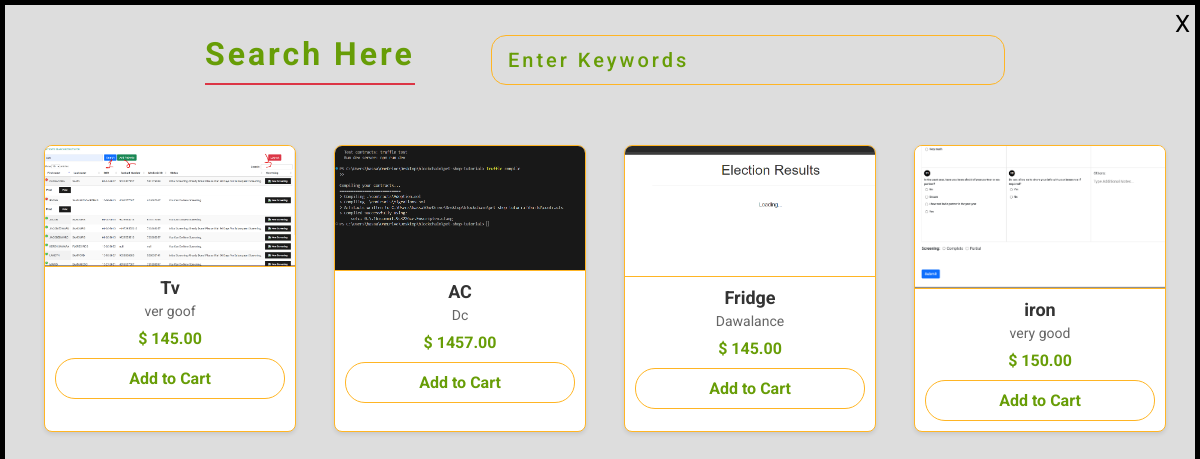
The app's page /search/, older data.
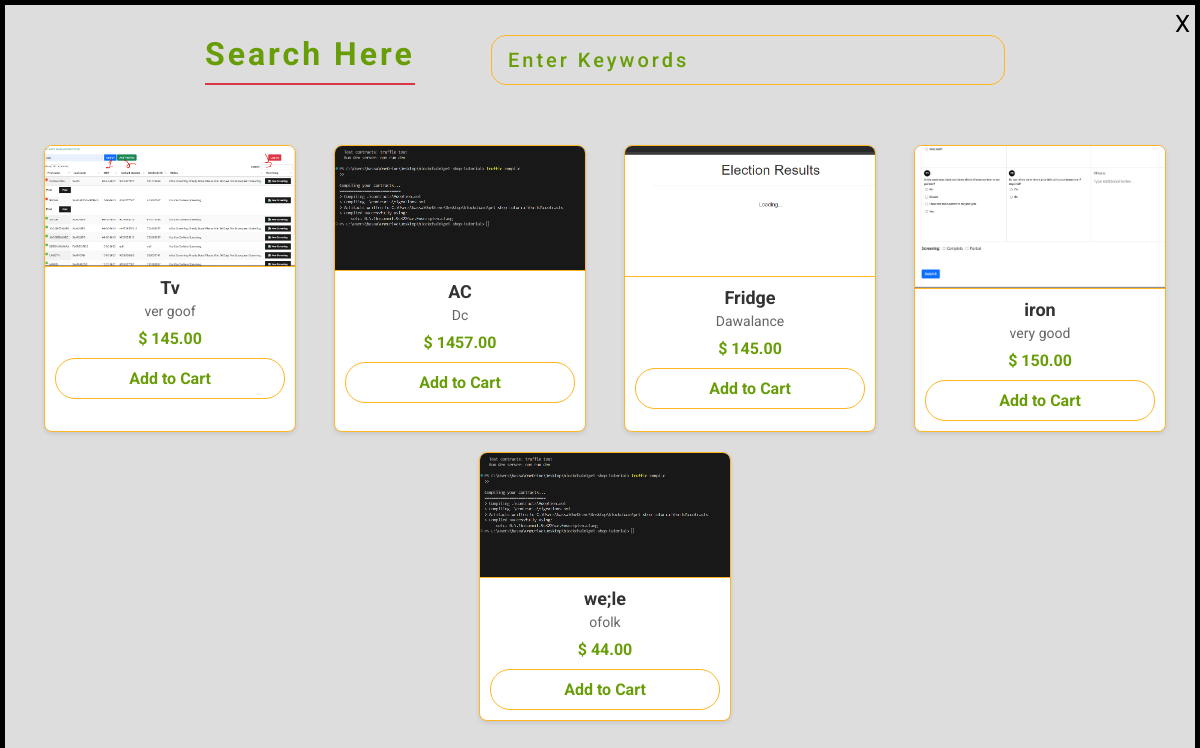
The same page, newer data.
### myapp/models.py (models this page shows, shortened)
class products1(models.Model):
    product_id = models.AutoField(primary_key=True)
    name = models.CharField(max_length=200)
    description = models.CharField(max_length=200)
    seller = models.ForeignKey(Seller, on_delete=models.CASCADE)
    category = models.ForeignKey(Category, on_delete=models.CASCADE)
    price = models.DecimalField(max_digits=10, decimal_places=2)
    quantity = models.IntegerField()
    image = models.FileField(upload_to='media/', null=True, blank=True)

### myapp/views.py (the view)
# urls.py: path('search/', views.search, name="search"),
def search(request):
    product = products1.objects.all()
    return render(request, 'search.html', {'products': product})

### templates/search.html (shortened to what this page needs)
<!DOCTYPE html>
<html>
<head>
</head>
<body>
<a href="{% url 'home' %}">
    <button class="cancel-btn">
      X
    </button>
  </a>
<div class="container-fluid">
<div class="container">
<div class="search">
<h1>Search Here</h1>
<input type="text" name="" id="find" placeholder="Enter Keywords" onkeyup="search()">
</div>
<div class="product-list">
{% for product in products %}
    <div class="product">
      <img src="{{ product.image.url }}" alt="{{ product.name }}">  <div class="product-details">
        <h3>{{ product.name }}</h3>
        <p>{{ product.description }}</p>
        <div class="price">$ {{ product.price }}</div>  <button class="add-to-cart-btn">Add to Cart</button>
      </div>
    </div>
  {% endfor %}
</div></div></div>
</body>
</html>

### templates/search.html (style rules this page uses)
* { margin: 0; padding: 0; font-family: 'Roboto', sans-serif; }
body { background: #ddd; border: 5px solid #000; margin: 0; box-sizing: border-box; }
.container-fluid { width: 100%; height: auto; padding: 0px 0px 80px 0px; }
.container { width: 1200px; height: auto; margin: auto; }
.container .search { display: flex; padding: 30px 200px; justify-content: space-between; }
.container .search h1 { color: #679d06; font-weight: bold; letter-spacing: 3px; display: inline-block; border-bottom: 2px solid #dc3545; padding-bottom: 10px; }
.container .search input { width: 60%; padding: 5px 16px; background: transparent; border: 1px solid #FFB524; font-size: 20px; text-transform: capitalize; letter-spacing: 3px; outline: none; border-radius: 15px; }
.container .search input::placeholder { color: #679d06; font-weight: 500; }
.container .product-list { display: flex; flex-wrap: wrap; justify-content: space-around; padding: 20px; }
.container .product-list .product { background: #fff; border: 1px solid #FFB524; border-radius: 8px; box-shadow: 0 2px 4px rgba(0, 0, 0, 0.1); margin: 10px; width: 250px; overflow: hidden; font-family: 'Roboto', sans-serif; transition: box-shadow 0.3s ease; }
.container .product-list .product img { width: 100%; height: auto; display: block; border-bottom: 1px solid #FFB524; }
.container .product-list .product .product-details { padding: 10px; text-align: center; }
.container .product-list .product .product-details h3 { color: #333; font-size: 18px; font-weight: bold; margin-bottom: 5px; }
.container .product-list .product .product-details p { font-size: 14px; color: #666; margin-bottom: 10px; }
.container .product-list .product .product-details .price { color: #679d06; font-size: 16px; font-weight: bold; margin-bottom: 10px; }
.add-to-cart-btn { background-color: transparent; color: #679d06; border: 1px solid #FFB524; border-radius: 20px; padding: 10px; text-align: center; display: block; width: 100%; cursor: pointer; font-size: 16px; font-weight: bold; transition: background-color 0.3s, color 0.3s; }
.cancel-btn { position: fixed; top: 10px; right: 10px; z-index: 1000; cursor: pointer; font-size: 24px; background: none; border: none; color: #000; }
.search h1 { color: #679d06; font-weight: bold; }

Row changes from the older to the newer data that the page shows:
added products1: name "we;le", description "ofolk", price "44.00"
